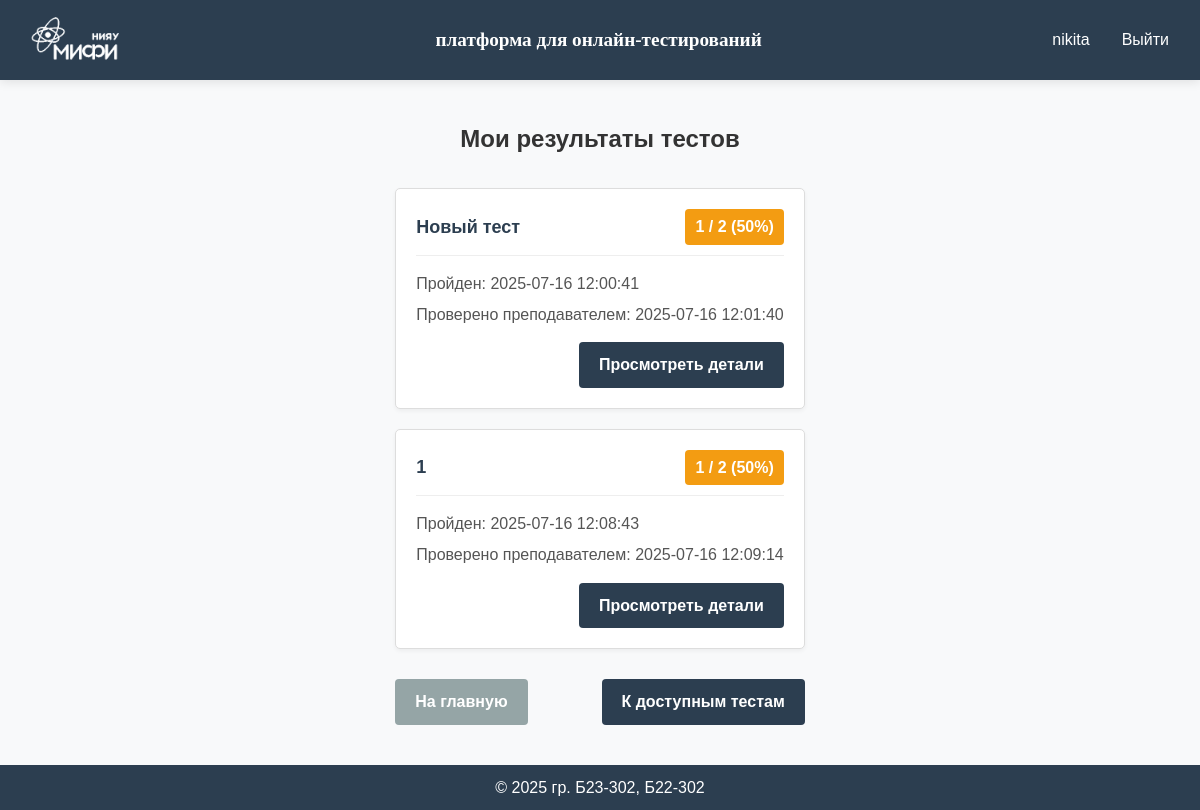
Before: /results (signed in) with the older database file.
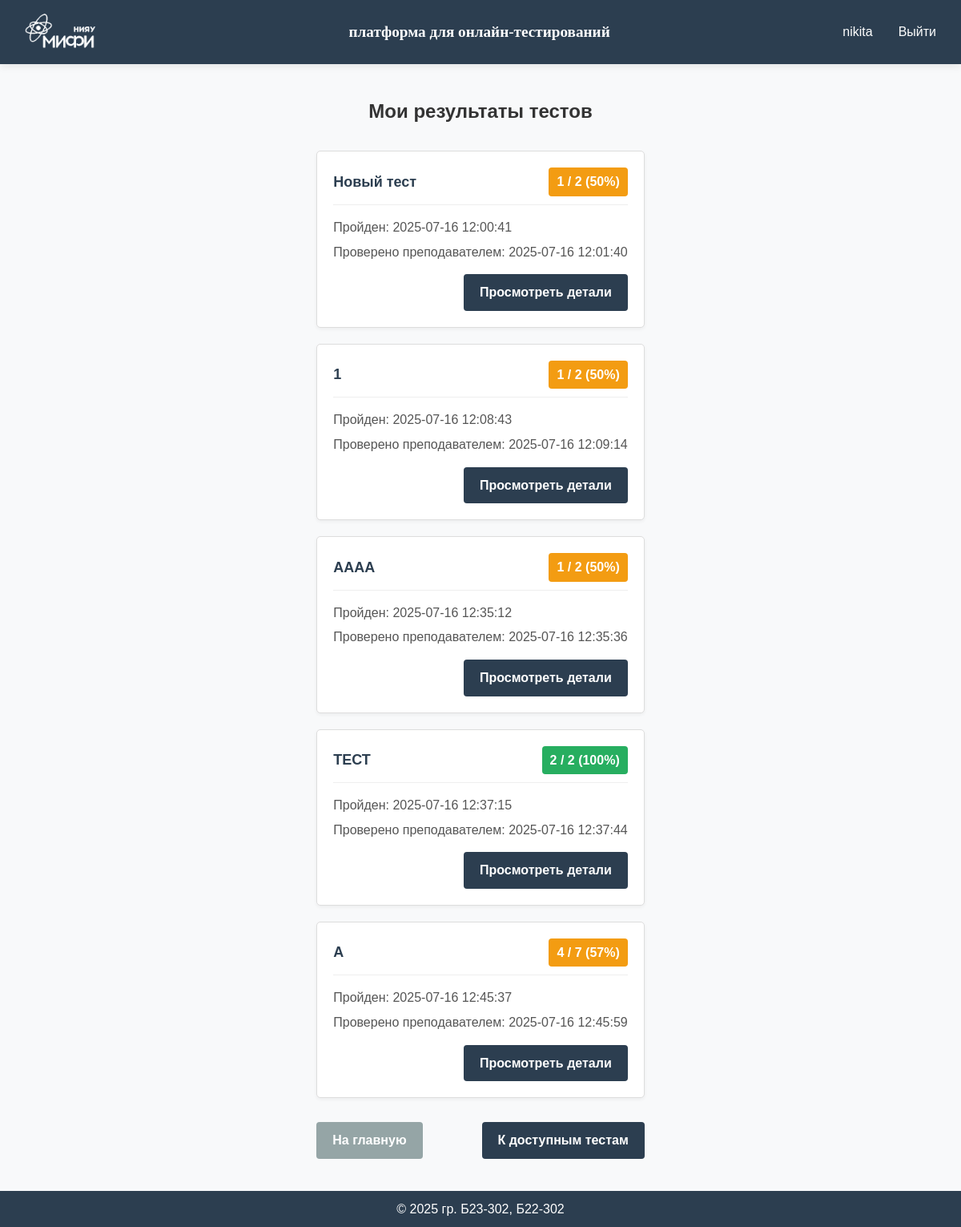
After: the same page with the newer database file.
### app/models.py (models this page shows, shortened)
class User(db.Model, UserMixin):
    id = db.Column(db.Integer, primary_key=True)
    username = db.Column(db.String(80), unique=True, nullable=False)
    password_hash = db.Column(db.String(128), nullable=False)
    role = db.Column(db.String(20), nullable=False, default='user')
    group = db.Column(db.String(7), default="")

class TestResult(db.Model):
    __tablename__ = 'test_results'
    id = db.Column(db.Integer, primary_key=True)
    test_id = db.Column(db.Integer, db.ForeignKey('tests.id'), nullable=False)
    student_id = db.Column(db.Integer, db.ForeignKey('user.id'), nullable=False)
    test_result = db.Column(db.Text)  # Для SQLite используем Text вместо JSON для хранения результатов
    created_at = db.Column(db.DateTime, default=db.func.current_timestamp())
    is_graded = db.Column(db.Boolean, default=False)  # Флаг, указывающий, проверен ли тест вручную
    manual_score = db.Column(db.Integer, nullable=True)  # Оценка, выставленная вручную
    graded_at = db.Column(db.DateTime, nullable=True)  # Когда был проверен тест
    graded_by = db.Column(db.String(80), nullable=True)  # Кто проверил тест
    test = db.relationship('Test', backref=db.backref('results', lazy=True))
    student = db.relationship('User', backref=db.backref('test_results', lazy=True))

### app/pass_tests/routes.py (the view)
@pass_tests_bp.route('/results')
@login_required
def results():
    user_results = TestResult.query.filter_by(student_id=current_user.id).all()
    results_data = []
    for result in user_results:
        test = Test.query.get(result.test_id)
        if test:
            test_info = json.loads(test.test_info)
            result_data = json.loads(result.test_result)
            results_data.append({
                'id': result.id,
                'test_name': test_info.get('name', 'Без названия'),
                'score': result_data.get('score', 0),
                'total': result_data.get('total', 0),
                'percentage': result_data.get('percentage', 0),
                'completed_at': result_data.get('completed_at', ''),
                'is_graded': result.is_graded,
                'graded_by': result.graded_by,
                'graded_at': result.graded_at.strftime('%Y-%m-%d %H:%M:%S') if result.graded_at else None
            })
    return render_template('pass_tests/results.html', results=results_data)

### app/models.py (called while the page is built)
@login_manager.user_loader
def load_user(user_id):
    return User.query.get(int(user_id))

### app/templates/pass_tests/results.html (shortened to what this page needs)
{% extends "base.html" %}
{% block content %}
<div class="results-container">
    <h1 class="page-title">Мои результаты тестов</h1>
    {% if results %}
        <div class="results-list">
            {% for result in results %}
                <div class="result-card">
                    <div class="result-header">
                        <div class="result-title">{{ result.test_name }}</div>
                        <div class="result-score {% if result.percentage >= 70 %}good-score{% elif result.percentage >= 40 %}average-score{% else %}poor-score{% endif %}">
                            {{ result.score }} / {{ result.total }} ({{ result.percentage }}%)
                        </div>
                    </div>
                    <div class="result-info">
                        <p>Пройден: {{ result.completed_at }}</p>
                        {% if result.is_graded %}
                        <p>Проверено преподавателем: {{ result.graded_at }}</p>
                        {% endif %}
                    </div>
                    <div class="result-actions">
                        <a href="{{ url_for('pass_tests.view_result', result_id=result.id) }}" class="btn btn-primary">Просмотреть детали</a>
                    </div>
                </div>
            {% endfor %}
        </div>
    {% else %}
        <div class="no-results">
            <p>У вас пока нет пройденных тестов.</p>
            <p>Перейдите в раздел "Доступные тесты", чтобы пройти тест.</p>
        </div>
    {% endif %}
    <div class="back-link">
        <a href="{{ url_for('main.index') }}" class="btn btn-secondary">На главную</a>
        <a href="{{ url_for('pass_tests.my_tests') }}" class="btn btn-primary">К доступным тестам</a>
    </div>
</div>
{% endblock %}

### app/templates/base.html (shortened to what this page needs)
<!DOCTYPE html>
<html lang="ru">
<head>
    <link rel="stylesheet" href="{{ url_for('static', filename='css/style.css') }}">
</head>
<body>
    <div class="page-wrapper">
        <header class="header">
            <div class="container">
                <img src="{{ url_for('static', filename='images/logo-mini-without (1).png') }}" class="mephi"/>
                <a href="{{ url_for('main.index') }}" class="logo">платформа для онлайн-тестирований</a>
                <nav class="nav">
                    {% if current_user.is_authenticated %}
                        <span class="username">{{ current_user.username }}</span>
                        <a href="{{ url_for('auth.logout') }}" class="nav-link">Выйти</a>
                    {% else %}
                        <a href="{{ url_for('auth.login') }}" class="nav-link">Войти</a>
                        <a href="{{ url_for('auth.register') }}" class="btn btn-primary">Зарегистрироваться</a>
                    {% endif %}
                </nav>
            </div>
        </header>
        <main class="main-content">
            <div class="container">
                {% block content %}{% endblock %}
            </div>
        </main>
        <footer class="footer">
            <div class="container">
                <p>&copy; 2025 гр. Б23-302, Б22-302</p>
            </div>
        </footer>
    </div>
</body>
</html>

### app/static/css/style.css (style rules this page uses)
:root { --primary-color: #4a6bff; --secondary-color: #6c757d; --success-color: #28a745; --danger-color: #dc3545; --light-color: #f8f9fa; --dark-color: #2c3e50; --text-color: #333; --border-radius: 4px; --box-shadow: 0 2px 10px rgba(0, 0, 0, 0.1); --transition: all 0.3s ease; }
* { margin: 0; padding: 0; box-sizing: border-box; }
html, body { height: 100%; }
body { font-family: Helvetica; line-height: 1.6; color: var(--text-color); background-color: var(--light-color); display: flex; flex-direction: column; }
.page-wrapper { display: flex; flex-direction: column; min-height: 100vh; }
.header { background-color: var(--dark-color); color: white; padding: 10px 0; box-shadow: var(--box-shadow); position: sticky; top: 0; z-index: 100; }
.header .container { display: flex; justify-content: space-between; align-items: center; max-width: 1200px; margin: 0 auto; padding: 0 15px; }
.mephi { height: 60px; width: auto; }
.logo { color: white; font-size: 1.2rem; font-weight: bold; font-family: Verdana; text-decoration: none; margin-left: 10px; }
.nav { display: flex; align-items: center; gap: 1rem; }
.nav-link, .btn { color: white; text-decoration: none; padding: 0.5rem 1rem; border-radius: var(--border-radius); transition: var(--transition); }
.btn-primary { background-color: var(--primary-color); }
.main-content { flex: 1; display: flex; justify-content: center; align-items: center; padding: 20px; }
.footer { background-color: var(--dark-color); color: white; padding: 10px 0; text-align: center; }
.footer .container { max-width: 1200px; margin: 0 auto; padding: 0 15px; }

### app/templates/pass_tests/results.html (style rules this page uses)
.results-container { max-width: 800px; margin: 0 auto; padding: 20px 0; }
.page-title { font-size: 24px; margin-bottom: 30px; color: #333; text-align: center; }
.results-list { display: flex; flex-direction: column; gap: 20px; }
.result-card { background-color: white; border: 1px solid #ddd; border-radius: 5px; padding: 20px; box-shadow: 0 2px 4px rgba(0,0,0,0.05); }
.result-header { display: flex; justify-content: space-between; align-items: center; margin-bottom: 15px; border-bottom: 1px solid #eee; padding-bottom: 10px; }
.result-title { font-size: 18px; font-weight: bold; color: #2c3e50; }
.result-score { font-weight: bold; padding: 5px 10px; border-radius: 4px; }
.good-score { background-color: #27ae60; color: white; }
.average-score { background-color: #f39c12; color: white; }
.result-info { margin-bottom: 15px; }
.result-info p { margin: 5px 0; color: #555; }
.result-actions { display: flex; justify-content: flex-end; }
.back-link { margin-top: 30px; display: flex; justify-content: space-between; }
.btn { padding: 10px 20px; border-radius: 4px; font-weight: bold; cursor: pointer; text-decoration: none; }
.btn-primary { background-color: #2c3e50; color: white; }
.btn-secondary { background-color: #95a5a6; color: white; }

Changed rows visible on the page:
added TestResult: test_name "AAAA", score "1", total "2", percentage "50", completed_at "2025-07-16 12:35:12", graded_at "2025-07-16 12:35:36"
added TestResult: test_name "ТЕСТ", score "2", total "2", percentage "100", completed_at "2025-07-16 12:37:15", graded_at "2025-07-16 12:37:44"
added TestResult: test_name "А", score "4", total "7", percentage "57", completed_at "2025-07-16 12:45:37", graded_at "2025-07-16 12:45:59"
